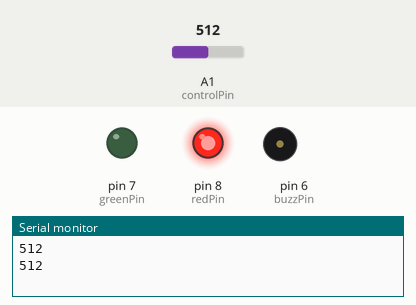
A sketch run on a simulated Arduino Uno, built with avr-gcc and run on an emulated ATmega328P. Shown: output pins drawn as LEDs (lit = HIGH), buzzer (waves = sounding, pin HIGH), the last lines printed to the serial monitor. The test bench sets the inputs (shaded band); at power-on: A1 (controlPin) = 512.

Above: at 1.8 s.
1.9 s: A1 (controlPin) set to 107
6.0 s: A1 (controlPin) set to 91
At 6.4 s:
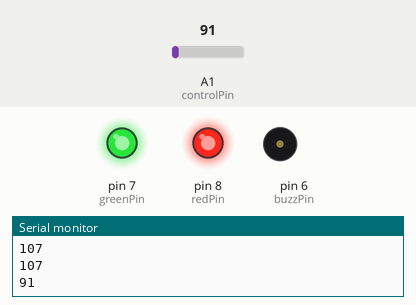
10.0 s: A1 (controlPin) set to 110
At 10.9 s:
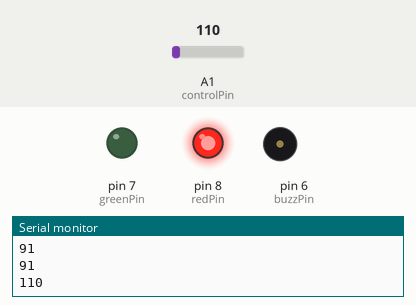
14.1 s: A1 (controlPin) set to 90
At 16.44 s:
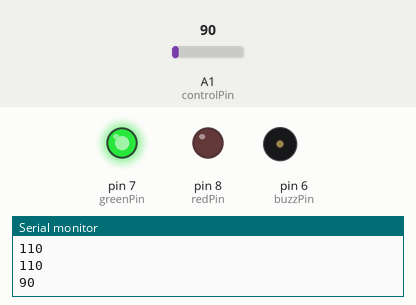
Timing chart, 0 to 19.2 s (numbered marks = the images above; inputs shaded):
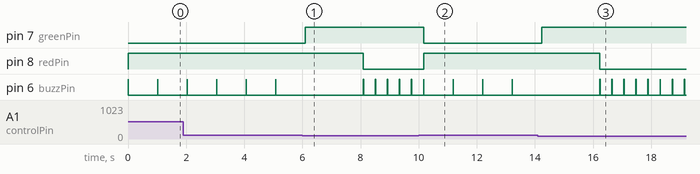

Measured:
- the behaviour switches between 100 and 99 on A1 (controlPin) (found by bisection; images 0 and 1)
- after the input at 6.0 s, pin 7 (greenPin): LOW → HIGH after 0.09 s; pin 8 (redPin): HIGH → LOW after 2.1 s; pin 6 (buzzPin): alternates HIGH for 0.02 s and LOW for 0.40 s, starting after 2.1 s
- after the input at 10.0 s, pin 7 (greenPin): HIGH → LOW after 0.17 s; pin 8 (redPin): LOW → HIGH after 0.17 s; pin 6 (buzzPin): alternates HIGH for 0.02 s and LOW for 1.0 s, starting after 1.2 s
- after the input at 14.1 s, pin 7 (greenPin): LOW → HIGH after 0.13 s; pin 8 (redPin): HIGH → LOW after 2.1 s; pin 6 (buzzPin): alternates HIGH for 0.02 s and LOW for 0.40 s, starting after 2.1 s
- by itself, pin 6 (buzzPin): alternates HIGH for 0.02 s and LOW for 1.0 s

The sketch:

redGreen.ino
```cpp
int redPin = 8;
int greenPin = 7;
int buzzPin = 6;
int controlPin = A1;
int photoResisior = 0;
boolean first = true;

void setup() {
  // put your setup code here, to run once:
  pinMode(redPin, OUTPUT);
  pinMode(greenPin, OUTPUT);
  pinMode(buzzPin, OUTPUT);
  pinMode(controlPin, INPUT);
  Serial.begin(9600);
}

void loop() {

  photoResisior = analogRead(controlPin);
  Serial.println(photoResisior);
  if (photoResisior >= 100) {
    digitalWrite(redPin,HIGH);
    digitalWrite(greenPin,LOW);
    digitalWrite(buzzPin,HIGH);
    delay(15);
    digitalWrite(buzzPin, LOW);
    delay(1000);
    first = true;
  } else {
    if (first) {
      digitalWrite(greenPin,HIGH);
      digitalWrite(redPin,HIGH);
      delay(2000);
      first = false;
    }
    digitalWrite(redPin,LOW);
    digitalWrite(buzzPin,HIGH);
    delay(15);
    digitalWrite(buzzPin, LOW);
    delay(400);
  }
}
```
